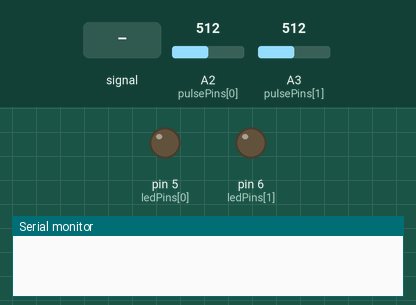
Simulated run of this sketch. Board: Arduino Uno, built with avr-gcc and run on an emulated ATmega328P. On the bench: output pins drawn as LEDs (lit = HIGH), the last lines printed to the serial monitor. Dashed ring = blinking. The inputs (shaded band) are chosen by the test bench; at power-on: A2 (pulsePins[0]) = 512, A3 (pulsePins[1]) = 512.

Above: at 1.2 s.
1.3 s: A2 (pulsePins[0]) fed a 200 Hz sine of ±81 counts around its level
At 1.41 s:
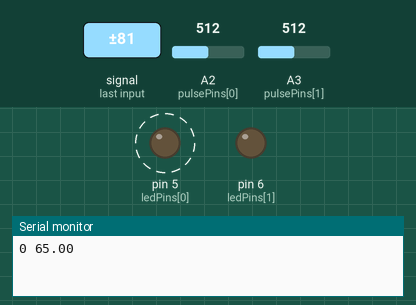
4.3 s: A3 (pulsePins[1]) fed a 1000 Hz sine of ±255 counts around its level
At 6.97 s:
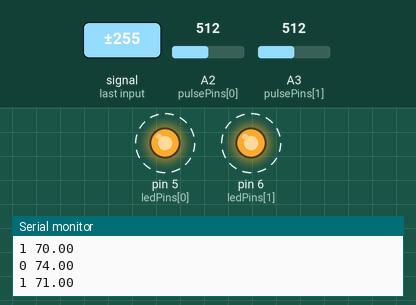
7.3 s: A2 (pulsePins[0]) set to 490
At 8.04 s:
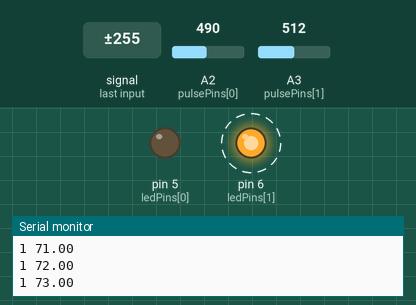
10.3 s: A3 (pulsePins[1]) set to 490
11.8 s: A3 (pulsePins[1]) set to 535
13.3 s: A3 (pulsePins[1]) set to 562
At 14.2 s:
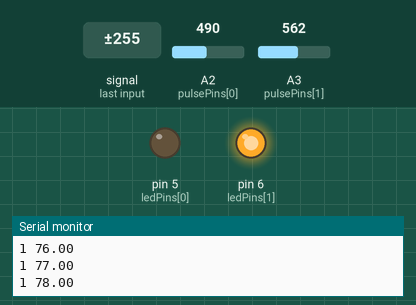
Timing chart, 0 to 15.8 s (numbered marks = the images above; inputs shaded):
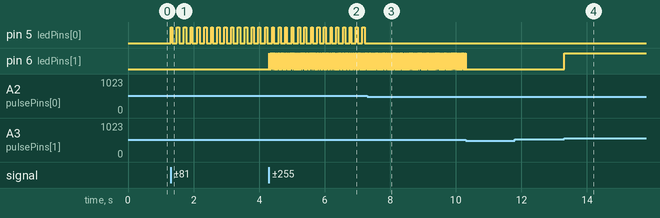

The sketch:

pulseFunctions.ino
```cpp
//

// test for function

int pulsePins[] = {A2, A3};                       // the pins where the puls sensors are connected to
int ledPins[] = {5, 6};                           // the pins of the leds
int threshold = 550;

float theBPMs[] = {66, 66};

long thePulseStopwatch[] = {0, 0};
int thePulseMinTime = 500;
int thePulseMaxTime = 1500;

void setup() {
  // put your setup code here, to run once:
  Serial.begin(250000);
  pinMode(ledPins[0], OUTPUT);
  pinMode(ledPins[1], OUTPUT);
}


void loop() {
  // put your main code here, to run repeatedly:
  //Serial.println(getThreshold());
  updatePulseData();
  //Serial.print(getBPM(0)); Serial.print(" - "); Serial.println(getBPM(1));
  delay(10);
}

int updatePulseData() {                                                           // write pulse data to arrays
  for (int i = 0; i < 2; i++) {
    if (analogRead(pulsePins[i]) > threshold) {
      digitalWrite(ledPins[i], HIGH);                                             // switch led on
      if (thePulseStopwatch[i] + thePulseMinTime < millis()) {      // not under the time for a regular pulse
        if (thePulseStopwatch[i] + thePulseMaxTime > millis()) {    // in regular time for a pulse
          float bpm=60000/(millis()-thePulseStopwatch[i]);          // this is the duration from one pulse to the next
          if (bpm>theBPMs[i]) theBPMs[i]++;
          if (bpm<theBPMs[i]) theBPMs[i]--;
          Serial.print(i);Serial.print(" ");Serial.println(theBPMs[i]);
        }
        thePulseStopwatch[i] = millis();
      }
    } else {
      digitalWrite(ledPins[i], LOW);                                              // switch led off
    }
  }
}

int getBPM(int myIndex) {
  float theReturn = 0;
  return int(theReturn);
}
```

Measured:
- after the input at 1.3 s, pin 5 (ledPins[0]): alternates HIGH for 0.07 s and LOW for 0.14 s, starting at once
- after the input at 4.3 s, pin 6 (ledPins[1]): alternates HIGH for 0.02 s and LOW for 0.02 s, starting at once
- after the input at 7.3 s, pin 5 (ledPins[0]): stops changing and stays LOW
- after the input at 10.3 s, pin 6 (ledPins[1]): goes on until 10.3 s, then stays LOW
- after the input at 11.8 s, every drawn part: stays the same
- after the input at 13.3 s, pin 6 (ledPins[1]): LOW → HIGH at once
